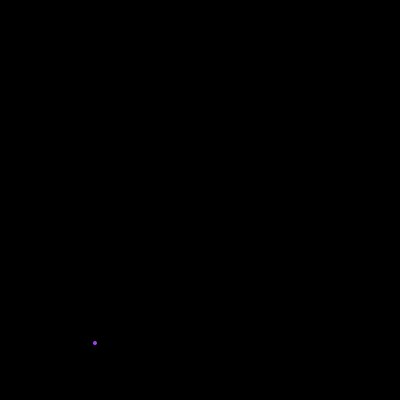
Frame 1 (no input)
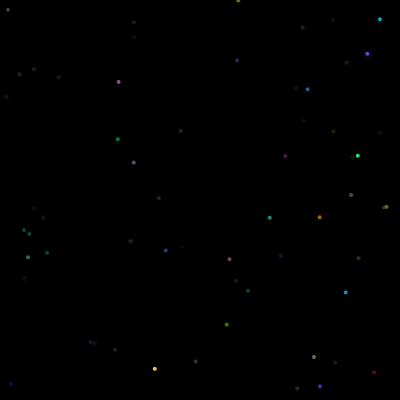
Frame 60 (the mouse pressed at the canvas centre just before this capture)
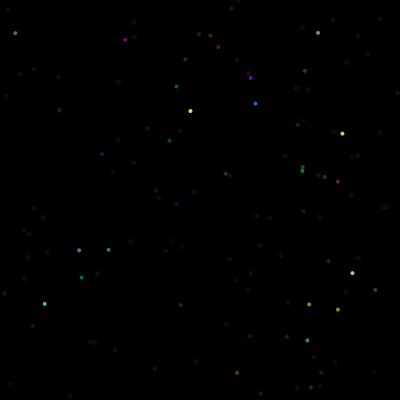
Frame 120 (the mouse held since frame 60 and released just before this capture)

The Processing sketch that drew these frames (run headless with seeded random() and noise(); from frame 60 on, the mouse is pressed at the canvas centre):

// Processing sketch: blinking_dots
// ── blinking_dots.pde
void setup()
{
  size(400,400);
  background(0);
  noStroke();
}
void draw()
{
 fill(0,10);
 rect(0,0,width,height);
 
 fill(random(255),random(255),random(255));
 ellipse(random(width),random(height), 4,4);
}
